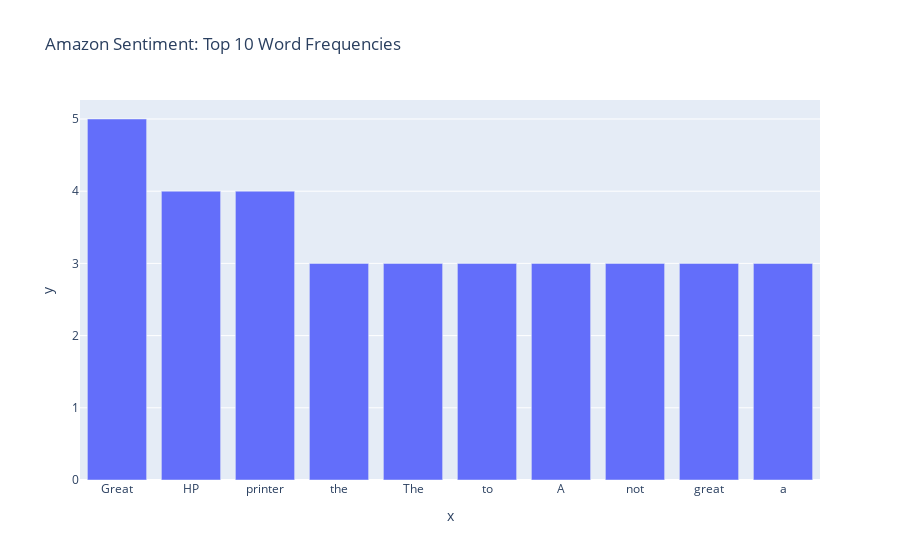

Write notebook code for a chart like this one.
### Markdown cell above
Vamos exibir o resultado em um gráfico de barras.

### Code cell
import plotly.express as px
px.bar(x=dic_top.keys(), y=dic_top.values(), title='Amazon Sentiment: Top 10 Word Frequencies')

### Figure 1 — Plotly figure (JSON) as saved in the notebook; plotly's stock layout.template omitted (floating-point values rounded to 4 significant figures)
{"data": [{"alignmentgroup": "True", "hovertemplate": "x=%{x}<br>y=%{y}<extra></extra>", "legendgroup": "", "marker": {"color": "#636efa", "pattern": {"shape": ""}}, "name": "", "offsetgroup": "", "orientation": "v", "showlegend": false, "textposition": "auto", "type": "bar", "x": ["Great", "HP", "printer", "the", "The", "to", "A", "not", "great", "a"], "xaxis": "x", "y": [5, 4, 4, 3, 3, 3, 3, 3, 3, 3], "yaxis": "y"}], "layout": {"barmode": "relative", "legend": {"tracegroupgap": 0}, "title": {"text": "Amazon Sentiment: Top 10 Word Frequencies"}, "xaxis": {"anchor": "y", "domain": [0, 1], "title": {"text": "x"}}, "yaxis": {"anchor": "x", "domain": [0, 1], "title": {"text": "y"}}}}
